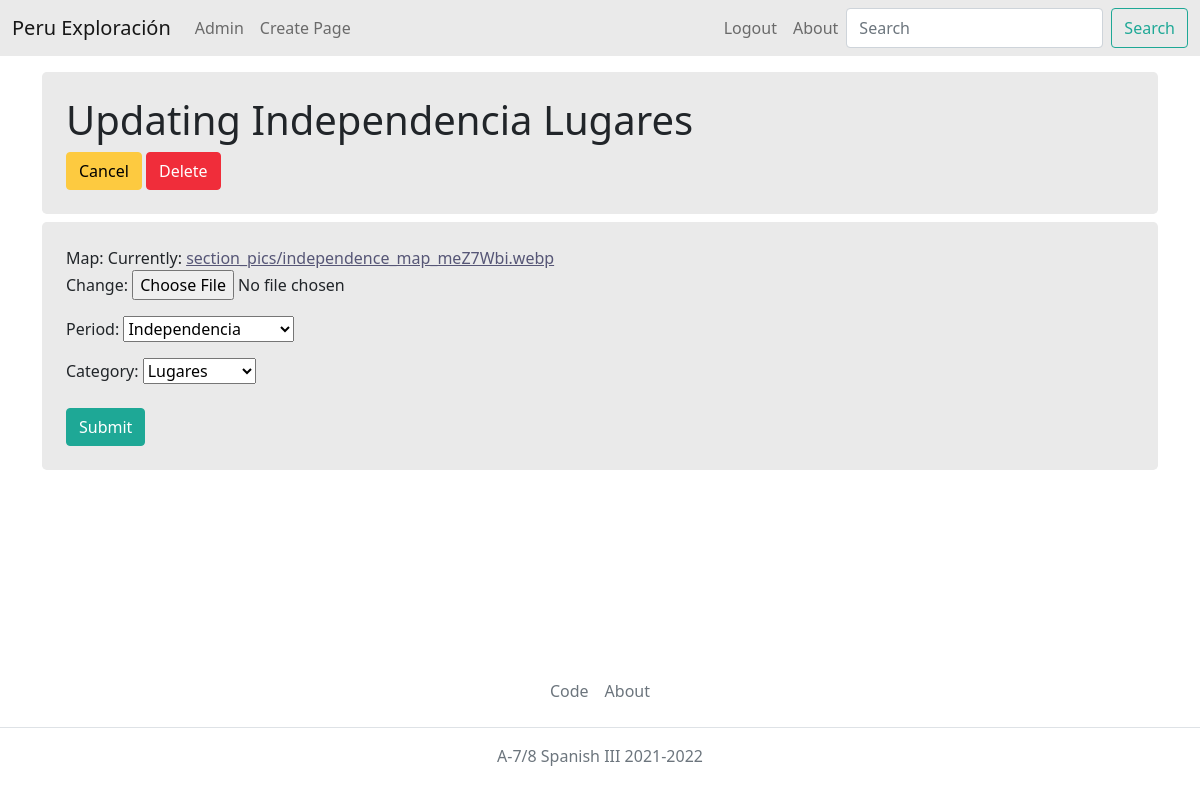
The page /core/update/page/15/ (signed in) on the database its author committed.
### core/models/page.py (models this page shows, shortened)
class Page(Model):
    map = ImageField(upload_to='section_pics')
    periods = ['Incas', 'Colonial', 'Monarquía del Perú', 'Independencia', 'Presente']
    tuple_periods = [(c, c) for c in periods]
    period = CharField(max_length=64, choices=tuple_periods)
    categories = ['Historia', 'Costumbres', 'Lugares']
    tuple_categories = [(c, c) for c in categories]
    category = CharField(max_length=64, choices=tuple_categories)

### core/views/page.py (the view)
# urls.py: path('update/page/<str:pk>/', views.PageUpdateView.as_view(), name='page_update'),
class PageUpdateView(IsSuperuserMixin, UpdateView):
    login_url = 'core:user_login'
    fields = ['map', 'period', 'category']
    model = Page
    template_name = 'core/page/form.html'

### core/mixins.py (called while the page is built)
    def test_func(self) -> bool:
        return self.request.user.is_superuser

### core/templates/core/page/form.html
{% extends 'core/base/form.html' %}
{% block form_body %}
<h1>Updating {{form.instance.period}} {{form.instance.category}}</h1>
<a href="{%url 'core:exploración' %}?period={{ form.instance.period }}&category={{ form.instance.category }}" class="btn btn-warning">Cancel</a>
<a href="{%url 'core:page_delete' pk=form.instance.pk%}" class="btn btn-danger">Delete</a>
{% endblock form_body %}

### core/templates/core/base/form.html (shortened to what this page needs)
{% extends 'core/base/base.html' %}
{% block base_body %}
<div class="p-4 mb-2 bg-light rounded-3">
{% block form_body %}
{% endblock form_body %}
</div>
<div class="p-4 bg-light rounded-3 mb-4">
    <form method="post" enctype='multipart/form-data'>
        {{ form.as_p }}
        <input type="submit", class='mt-2 btn btn-success', value='Submit'>
    </form>
</div>
{% endblock base_body %}

### rows shown on the page
Page: instance.period "Independencia", instance.category "Lugares", period "Independencia", category "Lugares"
